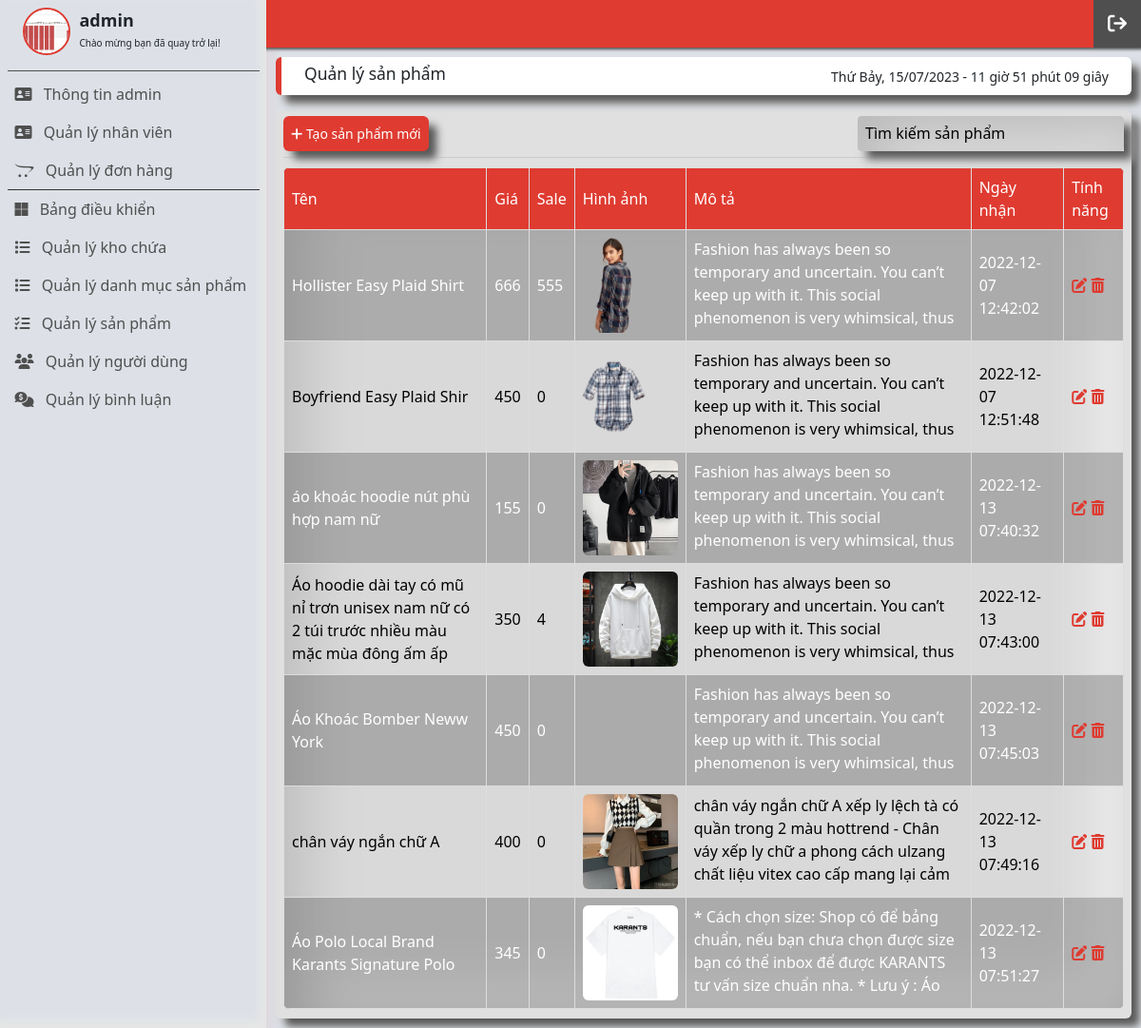
The app's page /admin/product.php (signed in) with its own data.
### tables this page shows
CREATE TABLE `product` (
  `id` int(11) NOT NULL COMMENT 'Mã hàng hóa',
  `name` varchar(250) NOT NULL COMMENT 'Tên hàng hóa',
  `price` float NOT NULL COMMENT 'Đơn giá',
  `saleOff` float NOT NULL COMMENT 'Mức giảm giá',
  `picture` varchar(256) NOT NULL COMMENT 'Hình ảnh',
  `date_added` timestamp NOT NULL DEFAULT current_timestamp() ON UPDATE current_timestamp() COMMENT 'Ngày nhập hàng',
  `description` text NOT NULL COMMENT 'Mô tả hàng hóa',
  `quantity` int(11) NOT NULL COMMENT 'Số lượng sản phẩm',
  `view_number` int(11) NOT NULL COMMENT 'Số lượt xem',
  `id_category` int(11) DEFAULT NULL COMMENT 'Mã loại'
);

### admin/templates/admin/layout.php (called while the page is built)
<?php
include('head.php');
include('header.php');
include('content.php');
include('footer.php');

### admin/controllers/c_product.php (called while the page is built, shortened)
<?php
class c_product
{
    public function get_all_product()
    {
        include('models/m_product.php');
        $get_all_product = new m_product();
        $list_all_product = $get_all_product->get_all_product();
        include('templates/admin/layout.php');
    }
}

### admin/models/database.php (called while the page is built, shortened)
<?php
class database
{
    protected $pdo = NULL;
    protected $sql = '';
    public function __construct()
    {
        try {
            $this->pdo = new PDO("mysql:host=" . DB_HOST . "; dbname=" . DB_NAME, DB_USER, DB_PWD);
            $this->pdo->query('set names "utf8"');
        } catch (PDOException $ex) {
            die($ex->getMessage());
        }
    }
    public function setQuery($sql)
    {
        $this->sql = $sql;
    }
    public function execute($options = array())
    {
        $this->sta = $this->pdo->prepare($this->sql);
        $this->sta->execute();
        return $this->sta;
    }
    public function loadAllRows($options = array())
    {
        if (!$options) {
            if (!$result = $this->execute())
                return false;
        } else {
            if (!$result = $this->execute($options))
                return false;
        }
        return $result->fetchAll(PDO::FETCH_OBJ);
    }
}

### admin/models/m_product.php (called while the page is built, shortened)
<?php
require_once "database.php";
class m_product extends database {
    public function get_all_product() {
        $sql = "select * from product";
        return $this->loadAllRows();
    }
}
?>

### admin/views/product/v_product.php (the view, shortened to what this page needs)
<main class="content-wrapper">
    <div class="row">
        <div class="col-md-12">
            <div class="app__title">
                <h3 class="app__title-title">Quản lý sản phẩm</h3>
                <div id="clock"></div>
            </div>
        </div>
    </div>
    <main class="container__main">
        <div class="container__main-handler">
            <div class="container__main-link">
                <a href="add-product.php">
                    <i class="fa-solid fa-plus"></i>
                    Tạo sản phẩm mới
                </a>
            </div>
            <div class="container__main-search">
                <form action="">
                    <input type="search" name="search" id="" placeholder="Tìm kiếm sản phẩm" value="<?php if (isset($_GET['search'])) {
                                                                                                        echo $_GET['search'];
                                                                                                    } ?>">
                </form>
            </div>
        </div>
        <div class="container__table">
            <table>
                <tr>
                    <th>Tên</th>
                    <th>Giá</th>
                    <th>Sale</th>
                    <th>Hình ảnh</th>
                    <th>Mô tả</th>
                    <th>Ngày nhận</th>
                    <th>Tính năng</th>
                </tr>
                <?php foreach ($list_all_product as $key => $each) : ?>
                    <?php if($each->id_category != null) {?>
                        <tr>
                            <td><?= $each->name; ?></td>
                            <td><?= $each->price; ?></td>
                            <td><?= $each->saleOff; ?></td>
                            <td>
                                <img src="public/front-end/images/products/<?= $each->picture ?>" alt="" class="img_item">
                            </td>
                            <td class="container__table-desc-parent">
                                <div class="container__table-desc">
                                    <p><?= $each->description; ?></p>
                                </div>
                            </td>
                            <td><?= $each->date_added; ?></td>
                            <td>
                                <a href="upload-product.php?id=<?= $each->id; ?>">
                                    <i class="fa-solid fa-pen-to-square"></i>
                                </a>
                                <a href="delete-product.php?id=<?= $each->id; ?>">
                                    <i class="fa-solid fa-trash-can"></i>
                                </a>
                            </td>
                        </tr>
                    <?php }?>
                <?php endforeach; ?>
            </table>
        </div>
    </main>
</main>

### admin/public/front-end/scss/main.css (style rules this page uses)
* { margin: 0; padding: 0; box-sizing: border-box; }
html { font-size: 62.5%; line-height: 1.6; font-family: "Roboto Mono", monospace; }
body { background-color: #dde1e7; }
a { text-decoration: none; }
button, input { outline: none; border: none; }

### admin/public/front-end/scss/content.css (style rules this page uses)
* { margin: 0; padding: 0; box-sizing: border-box; }
.content-wrapper { padding: 1rem; margin-top: 5rem; width: calc(100vw - 28rem); margin-left: 28rem; }
.content-wrapper .app__title { height: 4rem; background-color: #fff; border-radius: 0.6rem; -webkit-border-radius: 0.6rem; -moz-border-radius: 0.6rem; -ms-border-radius: 0.6rem; -o-border-radius: 0.6rem; display: flex; justify-content: space-between; align-items: center; border-left: 0.6rem solid #df3b31; box-shadow: 9px 9px 9px #5a5a5a, 9px 9px 9px #ffffff; }
.content-wrapper .app__title-title { margin-left: 2.4rem; }
.content-wrapper .app__title #clock { margin-right: 2.4rem; font-size: 1.4rem; font-weight: 500; }
.container__main { margin-top: 1.6rem; background-color: #ffffff; border-radius: 0.6rem; -webkit-border-radius: 0.6rem; -moz-border-radius: 0.6rem; -ms-border-radius: 0.6rem; -o-border-radius: 0.6rem; background: #e0e0e0; box-shadow: 20px 20px 60px #bebebe, -20px -20px 60px #dce0e5; padding: 0 0.8rem; box-shadow: 9px 9px 9px #5a5a5a, 9px 9px 9px #ffffff; }
.container__main-handler { padding: 1.6rem 0; height: 5rem; display: flex; align-items: center; justify-content: space-between; border-bottom: 1px solid #ccc; }
.container__main-link a { display: inline-block; padding: 8px; background-color: #df3b31; margin-right: 0.6rem; color: #ffffff; border-radius: 0.6rem; -webkit-border-radius: 0.6rem; -moz-border-radius: 0.6rem; -ms-border-radius: 0.6rem; -o-border-radius: 0.6rem; font-size: 1.4rem; box-shadow: 9px 9px 9px #5a5a5a, 9px 9px 9px #ffffff; }
.container__main-search { box-shadow: 9px 9px 9px #5a5a5a, 9px 9px 9px #ffffff; }
.container__main-search input { padding: 8px; min-width: 28rem; width: 28rem; border-radius: 4px; border-radius: 7px; background: #d9d9d9; box-shadow: inset 20px 20px 60px #b8b8b8, inset -20px -20px 60px #fafafa; -webkit-border-radius: 4px; -moz-border-radius: 4px; -ms-border-radius: 4px; -o-border-radius: 4px; color: #000; font-size: 1.4rem; }
.container__table { margin-top: 1rem; padding-bottom: 1rem; }
.container__table table { border-collapse: collapse; border-radius: 0.6rem; width: 100%; background-color: #ffffff; -webkit-border-radius: 0.6rem; -moz-border-radius: 0.6rem; -ms-border-radius: 0.6rem; -o-border-radius: 0.6rem; overflow: hidden; border-radius: 7px; background: #d9d9d9; box-shadow: inset 20px 20px 60px #b8b8b8, inset -20px -20px 60px #fafafa; }
.container__table tr:first-child { height: 40px; }
.container__table tr:first-child th { background-color: #df3b31; color: #ffffff; font-weight: 500; }
.container__table td, .container__table th { border: 1px solid #dddddd; text-align: left; padding: 8px; font-size: 1.6rem; color: #000; font-weight: 400; }
.container__table tr:nth-child(even) td { background-color: rgba(79, 79, 79, 0.3294117647); color: #ffffff; }
.container__table td a i { color: #df3b31; }
.container__table tr { height: 10rem; }
.container__table-desc-parent { width: 300px; }
.container__table-desc { height: 10rem; overflow-y: scroll; max-width: 100%; }
.container__table-desc p { width: 100%; }
.img_item { height: 10rem; border-radius: 0.6rem; -webkit-border-radius: 0.6rem; -moz-border-radius: 0.6rem; -ms-border-radius: 0.6rem; -o-border-radius: 0.6rem; }
::placeholder { text-align: left; font-size: 1.6rem; color: #000; }

### records on screen
product: name "Hollister Easy Plaid Shirt", price "666", saleOff "555", picture (picture), description "Fashion has always been so temporary and uncertain. You can’t keep up with it. This social phenomenon is very whimsical, thus…", date_added "2022-12-07 12:42:02"
product: name "Boyfriend Easy Plaid Shir", price "450", saleOff "0", picture (picture), description "Fashion has always been so temporary and uncertain. You can’t keep up with it. This social phenomenon is very whimsical, thus…", date_added "2022-12-07 12:51:48"
product: name "áo khoác hoodie nút phù hợp nam nữ", price "155", saleOff "0", picture (picture), description "Fashion has always been so temporary and uncertain. You can’t keep up with it. This social phenomenon is very whimsical, thus…", date_added "2022-12-13 07:40:32"
product: name "Áo hoodie dài tay có mũ nỉ trơn unisex nam nữ có 2 túi trước nhiều màu mặc mùa đông ấm ấp", price "350", saleOff "4", picture (picture), description "Fashion has always been so temporary and uncertain. You can’t keep up with it. This social phenomenon is very whimsical, thus…", date_added "2022-12-13 07:43:00"
product: name "Áo Khoác Bomber Neww York", price "450", saleOff "0", description "Fashion has always been so temporary and uncertain. You can’t keep up with it. This social phenomenon is very whimsical, thus…", date_added "2022-12-13 07:45:03"
product: name "chân váy ngắn chữ A", price "400", saleOff "0", picture (picture), description "chân váy ngắn chữ A xếp ly lệch tà có quần trong 2 màu hottrend - Chân váy xếp ly chữ a phong cách ulzang chất liệu vitex cao cấp mang lại cảm…", date_added "2022-12-13 07:49:16"
product: name "Áo Polo Local Brand Karants Signature Polo", price "345", saleOff "0", picture (picture), description "* Cách chọn size: Shop có để bảng chuẩn, nếu bạn chưa chọn được size bạn có thể inbox để được KARANTS tư vấn size chuẩn nha. * Lưu ý : Áo…", date_added "2022-12-13 07:51:27"

### other values on screen
$_SESSION['admin_name'] "admin"
